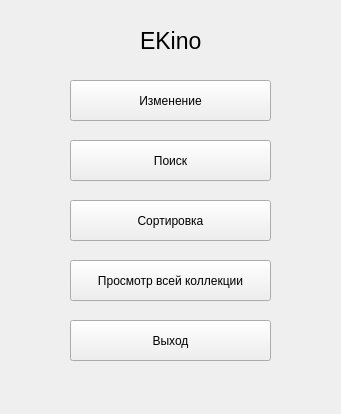
<?xml version="1.0" encoding="UTF-8"?>
<ui version="4.0">
 <class>MainWindow</class>
 <widget class="QMainWindow" name="MainWindow">
  <property name="geometry">
   <rect>
    <x>0</x>
    <y>0</y>
    <width>341</width>
    <height>414</height>
   </rect>
  </property>
  <property name="windowTitle">
   <string>MainWindow</string>
  </property>
  <widget class="QWidget" name="centralwidget">
   <widget class="QLabel" name="LEKino">
    <property name="geometry">
     <rect>
      <x>140</x>
      <y>20</y>
      <width>61</width>
      <height>41</height>
     </rect>
    </property>
    <property name="font">
     <font>
      <pointsize>17</pointsize>
     </font>
    </property>
    <property name="text">
     <string>EKino</string>
    </property>
   </widget>
   <widget class="QPushButton" name="BEdit">
    <property name="geometry">
     <rect>
      <x>70</x>
      <y>80</y>
      <width>201</width>
      <height>41</height>
     </rect>
    </property>
    <property name="text">
     <string>Изменение</string>
    </property>
   </widget>
   <widget class="QPushButton" name="BFind">
    <property name="geometry">
     <rect>
      <x>70</x>
      <y>140</y>
      <width>201</width>
      <height>41</height>
     </rect>
    </property>
    <property name="text">
     <string>Поиск</string>
    </property>
   </widget>
   <widget class="QPushButton" name="BSort">
    <property name="geometry">
     <rect>
      <x>70</x>
      <y>200</y>
      <width>201</width>
      <height>41</height>
     </rect>
    </property>
    <property name="text">
     <string>Сортировка</string>
    </property>
   </widget>
   <widget class="QPushButton" name="BOutput">
    <property name="geometry">
     <rect>
      <x>70</x>
      <y>260</y>
      <width>201</width>
      <height>41</height>
     </rect>
    </property>
    <property name="text">
     <string>Просмотр всей коллекции</string>
    </property>
   </widget>
   <widget class="QPushButton" name="BExit">
    <property name="geometry">
     <rect>
      <x>70</x>
      <y>320</y>
      <width>201</width>
      <height>41</height>
     </rect>
    </property>
    <property name="text">
     <string>Выход</string>
    </property>
   </widget>
  </widget>
 </widget>
 <resources/>
 <connections/>
</ui>
